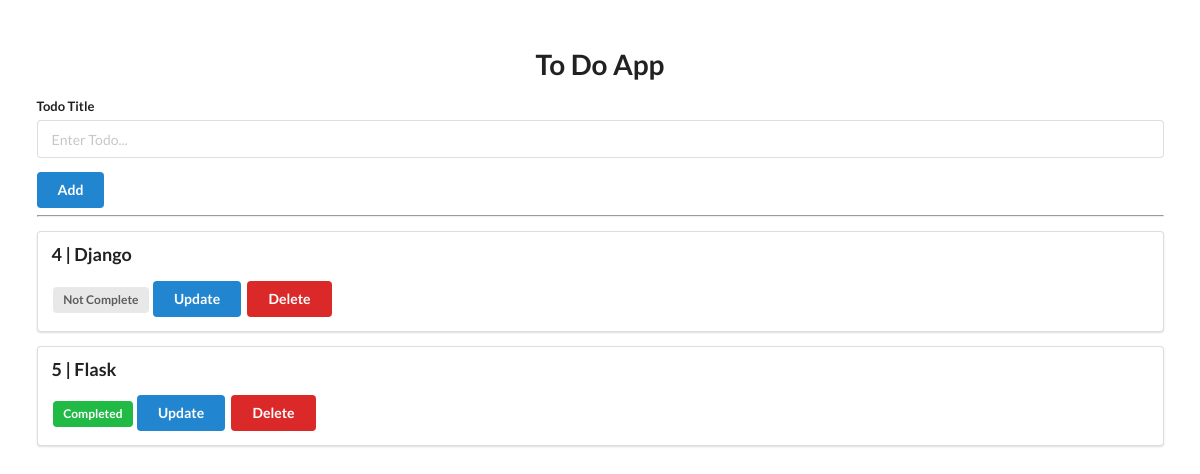
Before: / with the older database file.
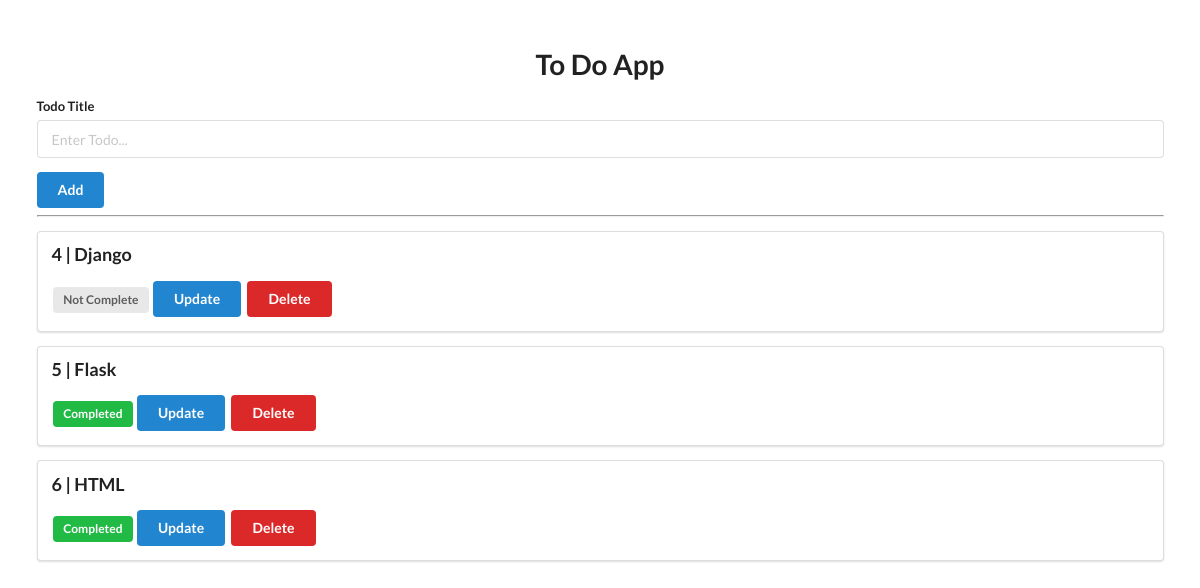
After: the same page with the newer database file.
### todolist/models.py (models this page shows, shortened)
class Todo(models.Model):
    title=models.CharField(max_length=350)
    complete=models.BooleanField(default=False)

### todolist/views.py (the view)
# urls.py: path('', views.index, name="index"),
def index(request):
    todos = Todo.objects.all()
    return render(request, "base.html", {"todo_list": todos})

### templates/base.html (shortened to what this page needs)
<!DOCTYPE html>
<html lang="en">
<head>
    <link rel="stylesheet" href="https://cdn.jsdelivr.net/npm/semantic-ui@2.4.2/dist/semantic.min.css">
</head>
<body>
    <div style="margin-top: 50px;" class="ui container">
        <h1 class="ui center aligned header">To Do App</h1>
        <form class="ui form" action="/add" method="post">
            <div class="field">
                <label>Todo Title</label>
                <input type="text" name="title" placeholder="Enter Todo..."><br>
            </div>
            <button class="ui blue button" type="submit">Add</button>
        </form>
        <hr>
        {% for todo in todo_list %}
        <div class="ui segment">
            <p class="ui big header">{{todo.id }} | {{ todo.title }}</p>
            {% if todo.complete == False %}
            <span class="ui gray label">Not Complete</span>
            {% else %}
            <span class="ui green label">Completed</span>
            {% endif %}
            <a class="ui blue button" href="/update/{{ todo.id }}">Update</a>
            <a class="ui red button" href="/delete/{{ todo.id }}">Delete</a>
        </div>
        {% endfor %}
    </div>
</body>

Changed rows visible on the page:
added Todo: id "6", title "HTML", complete "Completed"
